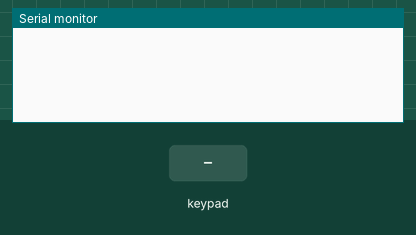
A sketch run on a simulated Arduino Uno, built with avr-gcc and run on an emulated ATmega328P. On the bench: the last lines printed to the serial monitor. Wiring (inferred from the names in the program): 2×4 keypad with keys 1 2 3 4 5 6 7 8 (labels assumed): rows pin 10, pin 11; columns pin 7, pin 6, pin 5, pin 4. The inputs (shaded band) are chosen by the test bench.

Above: at 1.2 s.
1.3 s: key '1' pressed
At 2.1 s:
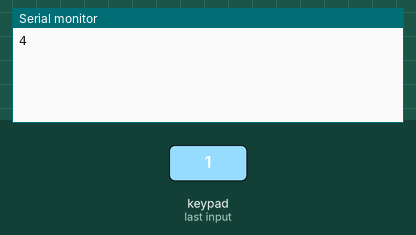
2.8 s: keypad keys 7 6 5 4 pressed 0.4 s apart
At 5.6 s:
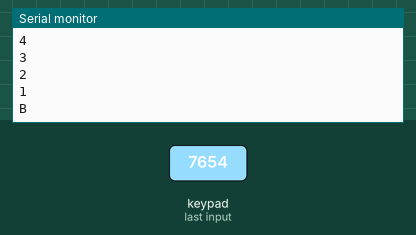
Timing chart, 0 to 7.1 s (numbered marks = the images above; inputs shaded):
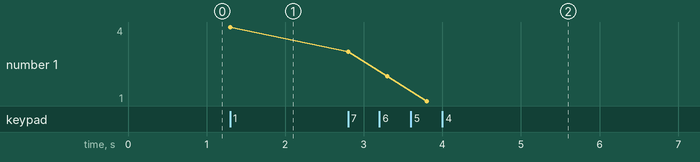

The sketch:

KEYBOARD_SCANNING.ino
```cpp
// (C) __Your names here: Amin Mahmoudifard, Yasamin Fazelidehkordi, Patrik Samcenko, group: 28 __ (2022)
// Work package 3
// Exercise 3 (keypad)
// Submission code: 0808xx (provided by your TA-s)

//Define constants for numbers of rows and columns.
const byte rows = 4;
const byte columns = 4;

//Create a table of characters, corresponding to that of the keypad.
char keys [rows][columns] {
  {'1', '2', '3', 'A'},
  {'4', '5', '6', 'B'},
  {'7', '8', '9', 'C'},
  {'*', '0', '#', 'D'}
};

//Create arrays containing the numbers of the column and row pins.
int row_pins[rows] = {11, 10, 9, 8};
int column_pins[columns] = {7, 6, 5, 4};


void setup(){
  //Loop through each element of the row and column arrays.
  for(int i = 0; i < 4; i++){
    pinMode(row_pins[i], OUTPUT);
    pinMode(column_pins[i], INPUT);
  }
  Serial.begin(9600);
}

void loop(){
  //Loop through all existing rows
  for (int i = 0; i < rows; i++){
    //Take readings of all the column pins.
    digitalWrite(row_pins[i], LOW);
    int c1 = digitalRead(7);
    int c2 = digitalRead(6);
    int c3 = digitalRead(5);
    int c4 = digitalRead(4);
    //Reset the power to base level.
    digitalWrite(row_pins[i], HIGH);

    //Check if the character is present in the current column
    if(c1*c2*c3*c4==0){
      //Creae an output character, by taking the value of the appropriate column, multiplied by the index of the proper character.
      char output_char = keys[i][0]*!c1 +
                          keys[i][1]*!c2 +
                         keys[i][2]*!c3 +
                         keys[i][3]*!c4;
      //Print out the output character.
      Serial.println(output_char);
      //Wait 1 sec.
      delay(500);
    }
  }
}
```

Measured:
- after the input at 1.3 s, the serial monitor: prints a new line at once (image 1)
- after the input at 2.8 s, the serial monitor: prints a new line at once (image 2)
- plotted number 1: 4 → 1 after the input at 2.8 s
